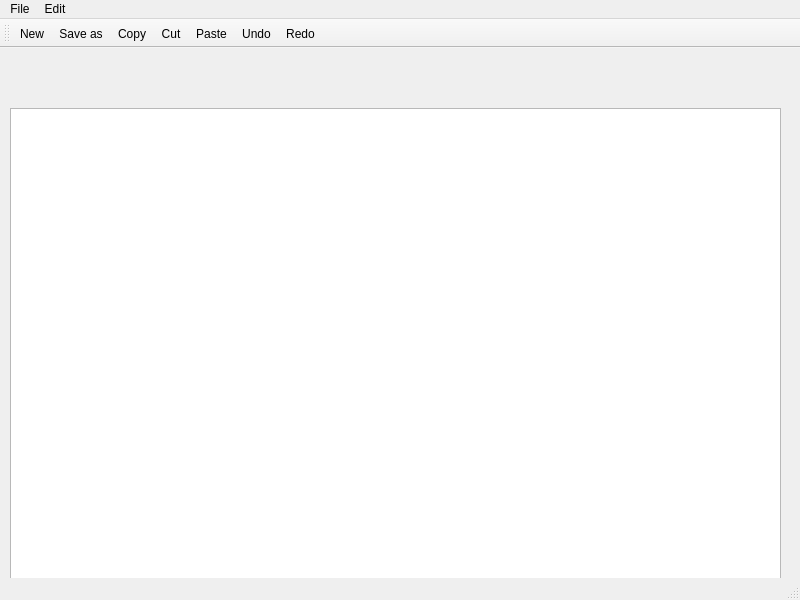
<?xml version="1.0" encoding="UTF-8"?>
<ui version="4.0">
 <class>notepad</class>
 <widget class="QMainWindow" name="notepad">
  <property name="geometry">
   <rect>
    <x>0</x>
    <y>0</y>
    <width>800</width>
    <height>600</height>
   </rect>
  </property>
  <property name="windowTitle">
   <string>MainWindow</string>
  </property>
  <widget class="QWidget" name="centralwidget">
   <widget class="QWidget" name="verticalLayoutWidget">
    <property name="geometry">
     <rect>
      <x>10</x>
      <y>60</y>
      <width>771</width>
      <height>471</height>
     </rect>
    </property>
    <layout class="QVBoxLayout" name="verticalLayout">
     <item>
      <widget class="QTextEdit" name="textEdit"/>
     </item>
    </layout>
   </widget>
  </widget>
  <widget class="QMenuBar" name="menubar">
   <property name="geometry">
    <rect>
     <x>0</x>
     <y>0</y>
     <width>800</width>
     <height>26</height>
    </rect>
   </property>
   <widget class="QMenu" name="menuFile">
    <property name="title">
     <string>File</string>
    </property>
    <addaction name="actionOpen"/>
    <addaction name="actionNew"/>
    <addaction name="actionSave_as"/>
    <addaction name="actionPrint"/>
    <addaction name="actionExit"/>
   </widget>
   <widget class="QMenu" name="menuEdit">
    <property name="title">
     <string>Edit</string>
    </property>
    <addaction name="actionCopy"/>
    <addaction name="actionCut"/>
    <addaction name="actionPaste"/>
    <addaction name="actionUndo"/>
    <addaction name="actionRedo"/>
   </widget>
   <addaction name="menuFile"/>
   <addaction name="menuEdit"/>
  </widget>
  <widget class="QStatusBar" name="statusbar"/>
  <widget class="QToolBar" name="toolBar">
   <property name="windowTitle">
    <string>toolBar</string>
   </property>
   <attribute name="toolBarArea">
    <enum>TopToolBarArea</enum>
   </attribute>
   <attribute name="toolBarBreak">
    <bool>false</bool>
   </attribute>
   <addaction name="actionNew"/>
   <addaction name="actionSave_as"/>
   <addaction name="actionCopy"/>
   <addaction name="actionCut"/>
   <addaction name="actionPaste"/>
   <addaction name="actionUndo"/>
   <addaction name="actionRedo"/>
  </widget>
  <action name="actionOpen">
   <property name="text">
    <string>Open</string>
   </property>
  </action>
  <action name="actionNew">
   <property name="icon">
    <iconset resource="ressource.qrc">
     <normaloff>:/img/315324312_2012109305663304_6742868342985704002_n.jpg</normaloff>:/img/315324312_2012109305663304_6742868342985704002_n.jpg</iconset>
   </property>
   <property name="text">
    <string>New</string>
   </property>
  </action>
  <action name="actionSave_as">
   <property name="icon">
    <iconset>
     <normalon>:/img/254137879_1555034148182772_266648529828047848_n.png</normalon>
    </iconset>
   </property>
   <property name="text">
    <string>Save as</string>
   </property>
  </action>
  <action name="actionPrint">
   <property name="text">
    <string>Print</string>
   </property>
  </action>
  <action name="actionExit">
   <property name="text">
    <string>Exit</string>
   </property>
  </action>
  <action name="actionCopy">
   <property name="icon">
    <iconset resource="ressource.qrc">
     <normaloff>:/img/314928917_1793321717691232_4236204057968056480_n.png</normaloff>:/img/314928917_1793321717691232_4236204057968056480_n.png</iconset>
   </property>
   <property name="text">
    <string>Copy</string>
   </property>
  </action>
  <action name="actionCut">
   <property name="icon">
    <iconset resource="ressource.qrc">
     <normaloff>:/img/297002850_378725114341352_5542766978623977150_n.png</normaloff>:/img/297002850_378725114341352_5542766978623977150_n.png</iconset>
   </property>
   <property name="text">
    <string>Cut</string>
   </property>
  </action>
  <action name="actionPaste">
   <property name="icon">
    <iconset>
     <normalon>:/img/260338329_315256413933835_9142659927912845424_n.png</normalon>
    </iconset>
   </property>
   <property name="text">
    <string>Paste</string>
   </property>
  </action>
  <action name="actionUndo">
   <property name="icon">
    <iconset>
     <normalon>:/img/315205648_670987344494648_2208109485546459096_n.png</normalon>
    </iconset>
   </property>
   <property name="text">
    <string>Undo</string>
   </property>
  </action>
  <action name="actionRedo">
   <property name="icon">
    <iconset>
     <normalon>:/img/263475453_216815177267491_4525782508686592171_n.png</normalon>
    </iconset>
   </property>
   <property name="text">
    <string>Redo</string>
   </property>
  </action>
 </widget>
 <resources>
  <include location="ressource.qrc"/>
 </resources>
 <connections/>
</ui>
